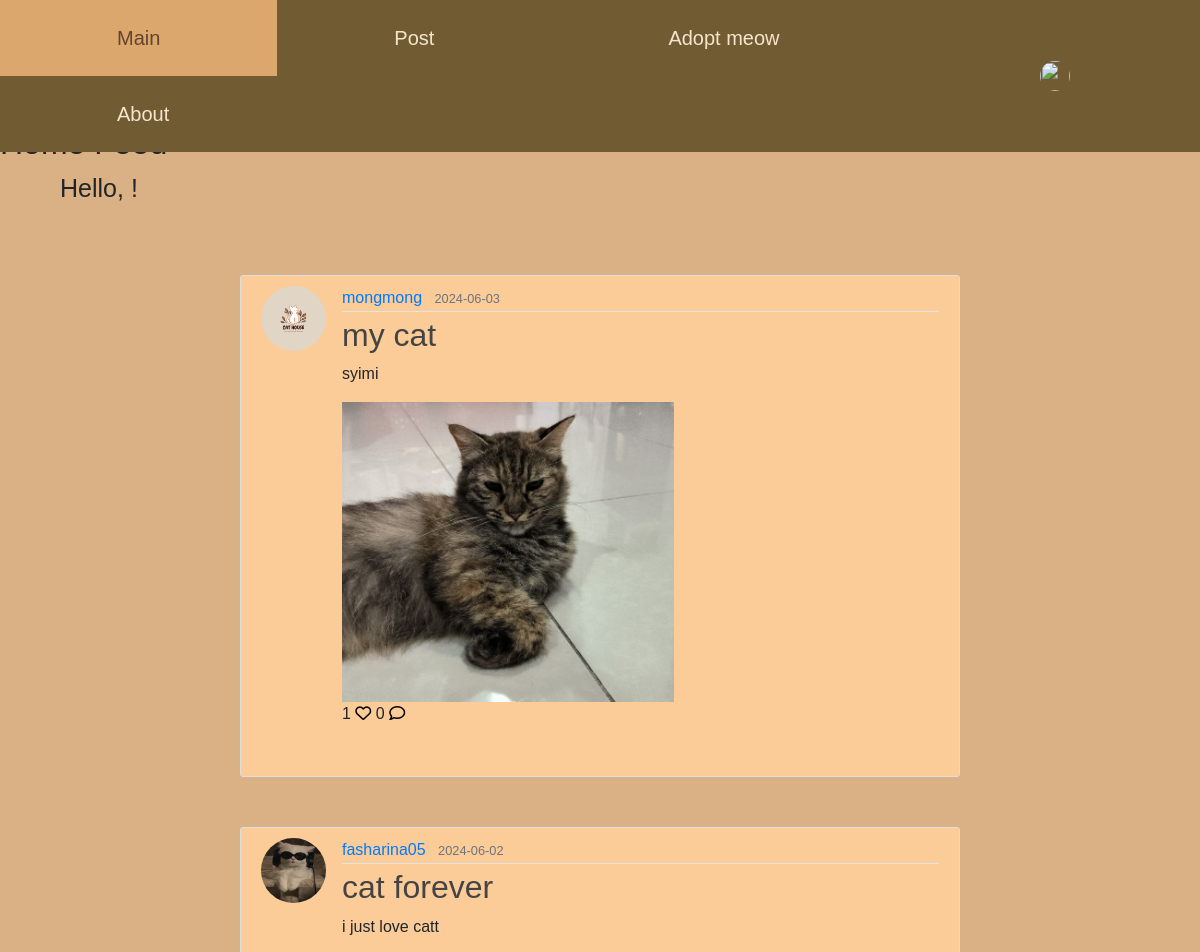
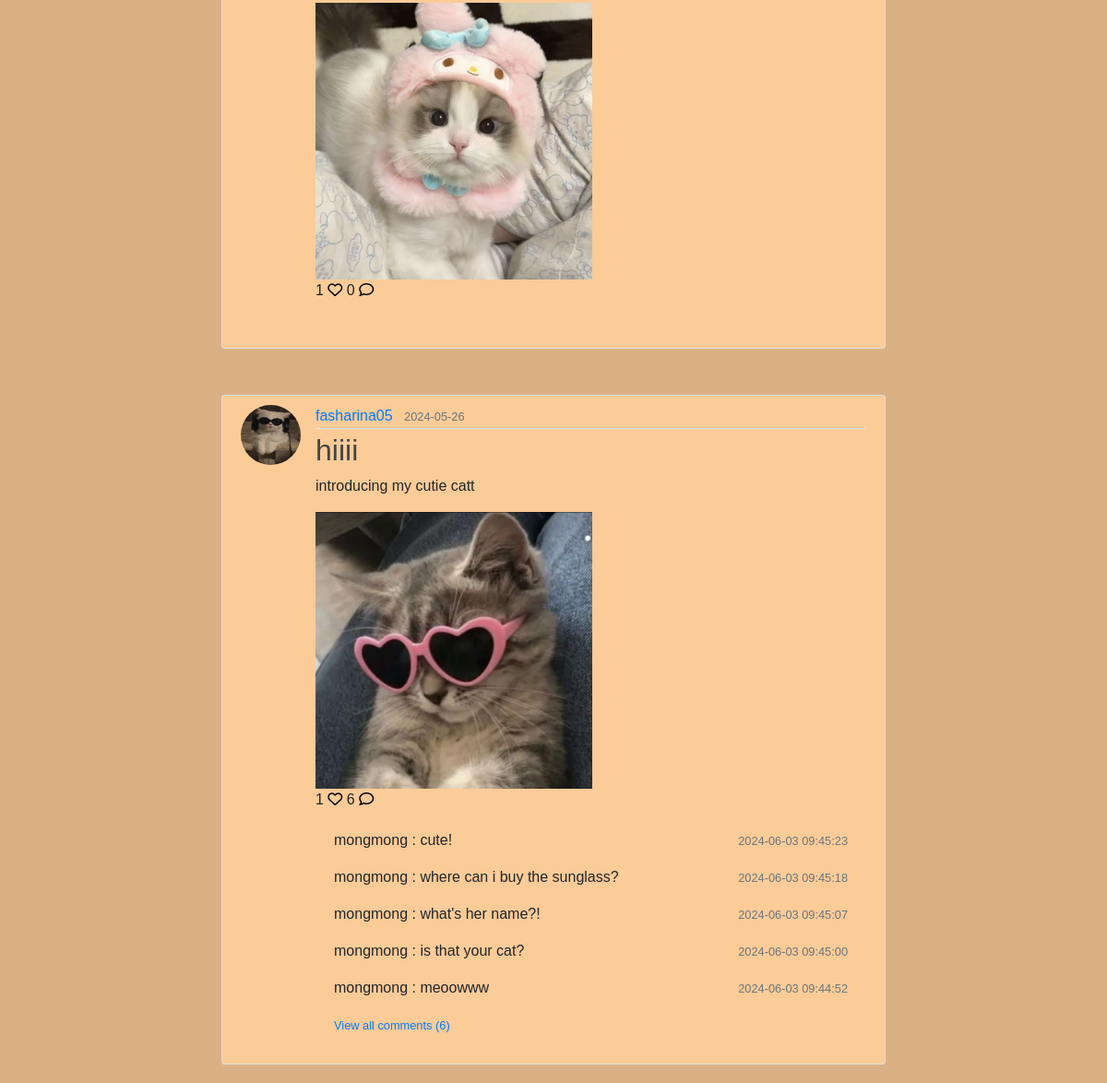
Page /mainpage on the committed database (2 pictures, top to bottom).
### home/models.py (models this page shows, shortened)
class Post(db.Model):
    id = db.Column(db.Integer, primary_key = True)
    title = db.Column(db.String(255), nullable =False)
    content = db.Column(db.Text, nullable=False)
    date = db.Column(db.DateTime(timezone=True), nullable=False, default=func.now())
    user_id = db.Column(db.Integer, db.ForeignKey('user.id'), nullable=False)
    file = db.Column(db.String(255), nullable=True)
    comments = db.relationship('Comment', backref='post', lazy=True)
    likes = db.relationship('Like', backref='post', lazy=True)

class User(db.Model, UserMixin):
    id = db.Column(db.Integer, primary_key=True)
    fullname = db.Column(db.String(120), unique=True, nullable=False)
    email = db.Column(db.String(20), unique=True, nullable=False)
    username = db.Column(db.String(120), unique=True, nullable=False)
    password1 = db.Column(db.String(255), nullable=False)
    password2 = db.Column(db.String(255), nullable=False)
    state = db.Column(db.String(120), nullable=False)
    phonenumber = db.Column(db.String(20), unique=True, nullable=False)
    profile_pic = db.Column(db.String(255), nullable=True)
    posts = db.relationship('Post', backref='author', lazy=True)
    comments = db.relationship('Comment', backref='author', lazy=True)
    likes = db.relationship('Like', backref='author', lazy=True)
    cats = db.relationship('Cat', backref='owner', lazy=True)

class Comment(db.Model):
    id = db.Column(db.Integer, primary_key = True)
    text = db.Column(db.String(200), nullable=False)
    date = db.Column(db.DateTime(timezone=True), nullable=False, default=func.now())
    user_id = db.Column(db.Integer, db.ForeignKey('user.id', ondelete='CASCADE'), nullable=False)
    post_id = db.Column(db.Integer, db.ForeignKey('post.id'), nullable=False)

### home/views.py (the view)
@views.route('/mainpage')
def mainpage():
    posts = Post.query.order_by(Post.date.desc()).all()
    comments = Comment.query.all()
    profile_pic= None
    if current_user.is_authenticated and current_user.profile_pic is not None:
        profile_pic = url_for('static', filename='profile_pics/' + current_user.profile_pic)
    return render_template('mainpage.html', mainpage='mainpage', user=current_user, posts=posts, profile_pic=profile_pic)

### home/templates/mainpage.html (shortened to what this page needs)
<!DOCTYPE html>
<html>
<head>
  <link rel="stylesheet" href="https://maxcdn.bootstrapcdn.com/bootstrap/4.0.0/css/bootstrap.min.css">
  <link rel='stylesheet' type='text/css' media='screen' href="{{url_for('static',filename='main.css')}}">
  <div class="navigation">
    <div class="topnav">
      <a class="active" href="/mainpage">Main</a>
      <a href="/createpost">Post</a>
      <a href="/adoptmeow">Adopt meow</a>
      <a href="/donation">About</a>
    </div>
    <div class="dropdown">
      <button class="dropbtn">
        <img src="{{ profile_pic }}" class="profilepic">
      </button>
    </div>
  </div>
</head>
<body>
    <br />
    <h2>Home Feed</h2>
    <ul>
      <p class = "username">Hello, {{ current_user.username }}!</p>
    </ul>
    <div class="main">
        <div class="row">
            <div class="col-md-8">
            </div>
        </div>
        {% for post in posts %}
            <article class="media content-section">
              <img class="rounded-circle article-img" src="{{ url_for('static', filename='profile_pics/'+post.author.profile_pic) }}">
              <div class="media-body">
                <div class="article-metadata">
                  <a class="mr-2" href="#">{{ post.author.username }}</a>
                  <small class="text-muted">{{ post.date.strftime('%Y-%m-%d') }}</small>
                </div>
                <h2><a class="article-title" href="{{ url_for('views.post', post_id=post.id) }}">{{ post.title }}</a></h2>
                <p class="article-content">{{ post.content }}</p>
                <div class="post-image">
                  {% if post.file %}
                      <img src="{{ post.file }}" alt="uploaded image">
                  {% endif %}
                </div>
                <div class="icons-btn">
                  {{ post.likes|length }}
                  {% if current_user in post.likes|map(attribute="author")|list %}
                  <a href="/like-post/{{post.id}}"><i class="fa-solid fa-heart" style="color: #ff330f;"></i></a>
                  {% else %}
                  <a href="/like-post/{{post.id}}"><i class="fa-regular fa-heart" style="color: #000000;"></i></a>
                  {% endif %}
                  <span />
                  {{ post.comments|length }}
                  <a href="/{{post.id}}"><i class="fa-regular fa-comment" style="color: #000000;"></i></a>
                </div>
                <div class="text-body">
                  <div class="" id="comments-{{post.id}}">
                      <div class="card-body" id="comments-expanded-{{post.id}}">
                          {% for comment in post.comments[-5:]|reverse %}
                          <div class="d-flex justify-content-between align-item-center">
                              <div>
                                  <p>{{comment.author.username}} :
                                  {{comment.text}}</p>
                              </div>
                              <div>
                                  <small class="text-muted">{{comment.date}}</small>
                              </div>
                          </div>
                          {% endfor %}
                          {%if post.comments|length > 5 %}
                          <div>
                            <a class="view_comment" href="/{{post.id}}" role="button">
                              <small>View all comments ({{ post.comments|length }})</small>
                            </a>
                          </div>
                          {% endif %}
                      </div>
                  </div>
                </div>
              </div>
            </article>
        {% endfor %}
    </div>
</body>
</html>

### home/static/main.css (style rules this page uses)
body { margin: 0; padding: 0; overflow-x: hidden; background-color: #ffdc9c; margin-top: 100px; font-family: Arial, Helvetica, sans-serif; }
.row { text-align: center; margin-right: 0px; margin-left: 350px; }
.content-section { background: #fbcb98; padding: 10px 20px; border: 1px solid #dddddd; border-radius: 3px; margin-top: 50px; margin-bottom: 20px; margin-left: 20%; margin-right: 20%; }
.article-title { color: #444444; }
.article-content { white-space: pre-line; }
.article-img { height: 65px; width: 65px; margin-right: 16px; }
.article-metadata { padding-bottom: 1px; margin-bottom: 4px; border-bottom: 1px solid #e3e3e3 }
.navigation { display: flex; justify-content: space-between; align-items: center; padding: 0px; position: fixed; top: 0px; margin: 0px; background-color: #705b33; }
.topnav { overflow: hidden; background-color: #705b33; width: 100%; top: 0; margin: 0; padding: 0; }
.topnav a { float: left; color: #f6e5cb; display: block; text-align: center; padding: 23px 117px; text-decoration: none; font-size: 20px; }
.topnav a:hover, a.active { background-color: #dba76d; color: #62442f; }
.topnav::after { content: ""; display: table; clear: both; }
.dropdown { position: relative; display: inline-block; background-color: #705b33; }
.dropbtn { display: inline-block; background-color: #705b33; color: pink; padding: 10px 122px; font-size: 18px; border: none; cursor: pointer; text-decoration: none; }
.post-image img { max-width: 500px; max-height: 300px; }
.username { padding-left: 20px; font-size: 25px; }
body, .userpage_container { background-color: #dab185; }
.profilepic { width: 30px; height: 30px; border-radius: 50%; margin-right: 8px; }

### rows in the picture
Post: profile_pic (picture), author.username "mongmong", date "2024-06-03", title "my cat", content "syimi", file (picture), likes|length "1", comments|length "0"
Post: profile_pic (picture), author.username "fasharina05", date "2024-06-02", title "cat forever", content "i just love catt", file (picture), likes|length "1", comments|length "0"
Post: profile_pic (picture), author.username "fasharina05", date "2024-05-26", title "hiiii", content "introducing my cutie catt", file (picture), likes|length "1", comments|length "6"
Comment: author.username "mongmong", text "cute!", date "2024-06-03 09:45:23"
Comment: author.username "mongmong", text "where can i buy the sunglass?", date "2024-06-03 09:45:18"
Comment: author.username "mongmong", text "what's her name?!", date "2024-06-03 09:45:07"
Comment: author.username "mongmong", text "is that your cat?", date "2024-06-03 09:45:00"
Comment: author.username "mongmong", text "meoowww", date "2024-06-03 09:44:52"
